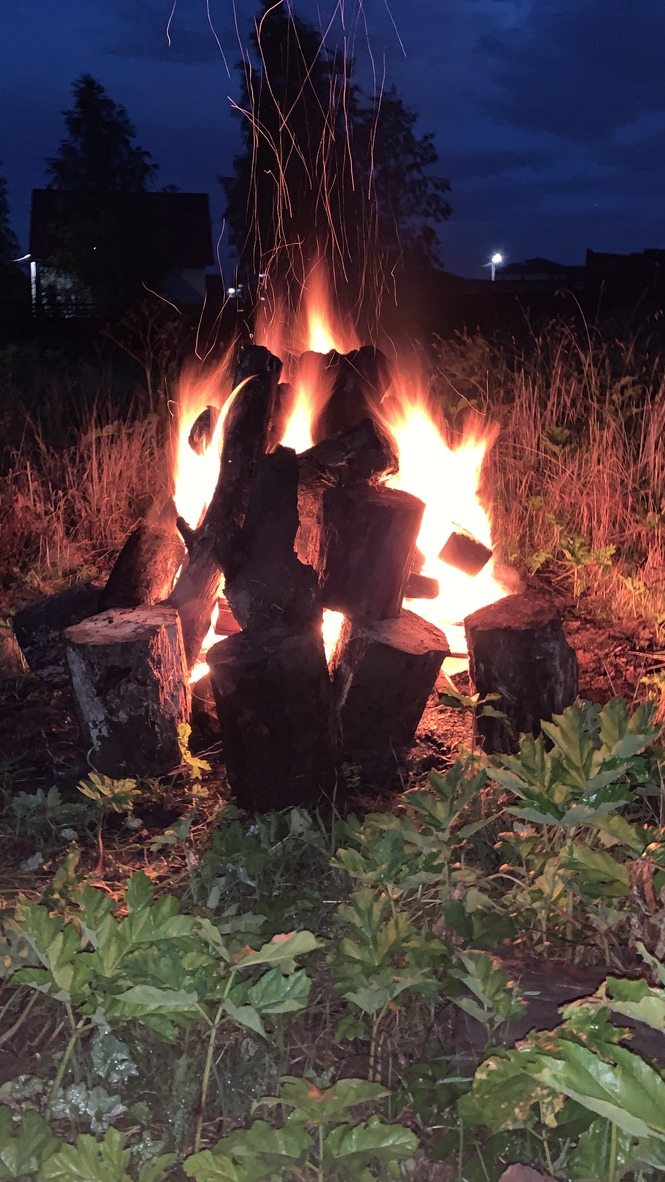
#> input picture 1_Image_Processing/flame.jpeg, 665 x 1182 px
$ jupyter execute --allow-errors Task1.ipynb   (shell and % lines are left out)
#> lines starting #> are read from the running program, lines starting #| are printed output that depends on the picture; after the words box and inside, x2 and y2 are one past the last pixel; in counts of white or black regions, pixels touching at a corner belong together; long printed decimals are rounded
### Обработка изображений

Напишите на Python реализацию как минимум одного алгоритма на выбор: любая на выбор цветовая обработка, перевод в другое цветовое пространство или фильтрация. Изображение выберите самостоятельно.

[cell 1]
import matplotlib.pyplot as plt
import numpy as np

import imageio

## Загрузка цветного изображения

[cell 2]
img = imageio.imread('flame.jpeg')
#> img is the input picture: shape (1182, 665, 3); mean R, G, B 75.4, 59.9, 62.3
img = img.astype(np.float32) / 255.
print(img.shape)
#| (1182, 665, 3)

[cell 3]
# Оригинальное изображение
plt.figure(figsize=(8, 8))
plt.imshow(img)

#### Про цветовые пространства

https://habr.com/ru/post/181580/

https://en.wikipedia.org/wiki/CIELAB_color_space

Обзор методов сегментации изображений в библиотеке scikit-image https://habr.com/ru/post/441006/

[cell 4]
from skimage.color import  rgb2lab, rgb2xyz , rgb2hed

[cell 5]
# Просмотр данных в RGB массиве
print(img[:3,:3])
#| [[[0.09412 0.1882  0.4392 ]
#|   [0.09804 0.1922 0.4431]
#|   [0.102 0.1961 0.4471]]
#|  [[0.09804 0.1922 0.4431]
#|   [0.09804 0.1922 0.4431]
#|   [0.09412 0.1882  0.4392 ]]
#|  [[0.102 0.1961 0.4471]
#|   [0.09804 0.1922 0.4431]
#|   [0.0902 0.1843 0.4353]]]
print(img[:3,:3].astype(np.float32) * 255)
#| [[[ 24.  48. 112.]
#|   [ 25.  49. 113.]
#|   [ 26.  50. 114.]]
#|  [[ 25.  49. 113.]
#|   [ 25.  49. 113.]
#|   [ 24.  48. 112.]]
#|  [[ 26.  50. 114.]
#|   [ 25.  49. 113.]
#|   [ 23.  47. 111.]]]
plt.imshow(img[980:990,110:120,:3])

[cell 6]
# XYZ - пространство с утроенными значениями
img_xyz = rgb2xyz(img)
#> img_xyz: shape (1182, 665, 3) float32; mean of channels 0, 1, 2 0.0957, 0.0912, 0.0845


plt.figure(figsize=(8, 8))
plt.imshow(img_xyz*3)
plt.title(label  = 'xyz')
plt.show()

[cell 7]
#  LAB - пространство

# Параметры
illuminants = ('A', 'D50', 'D55', 'D65', 'D75', 'E')
observers = ('2', '10')


from matplotlib.colors import LinearSegmentedColormap

# Create an artificial color close to the original one
cmap_hema = LinearSegmentedColormap.from_list('mycmap', ['white', 'navy'])
cmap_dab = LinearSegmentedColormap.from_list('mycmap', ['white',
                                             'saddlebrown'])
cmap_eosin = LinearSegmentedColormap.from_list('mycmap', ['darkviolet',
                                               'white'])
ihc_hed = rgb2hed(img)
#> ihc_hed: shape (1182, 665, 3) float64; mean of channels 0, 1, 2 0.129, 0.00514, 0.108

cols = len(illuminants)
rows = len(observers)


fig, axes = plt.subplots(rows, cols, figsize=(7, 6), sharex=True, sharey=True)
ax = axes.ravel()

for i in range(cols):
    for j in range(rows):
        title =  observers[j] + ' ' +illuminants[i]
        img_lab = rgb2lab(img, illuminant=illuminants[i], observer=observers[j])

        ax[i].imshow(img_lab)
        ax[i].set_title(title)

for a in ax.ravel():
    a.axis('off')

fig.tight_layout()
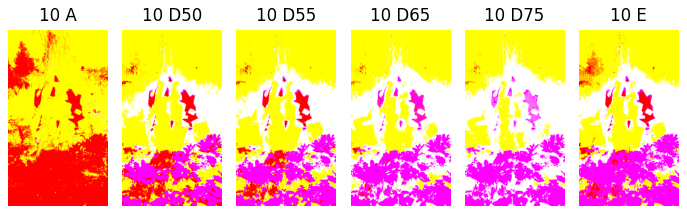
#> figure drawn by matplotlib, 6 panels

[cell 8]
img_lab[:3,:3]

[cell 9]
#  HED - пространство

# colors separation
# https://scikit-image.org/docs/dev/auto_examples/color_exposure/plot_ihc_color_separation.html#sphx-glr-auto-examples-color-exposure-plot-ihc-color-separation-py


from matplotlib.colors import LinearSegmentedColormap

# Create an artificial color close to the original one
cmap_hema = LinearSegmentedColormap.from_list('mycmap', ['white', 'navy'])
cmap_dab = LinearSegmentedColormap.from_list('mycmap', ['white',
                                             'saddlebrown'])
cmap_eosin = LinearSegmentedColormap.from_list('mycmap', ['darkviolet',
                                               'white'])
ihc_hed = rgb2hed(img)

fig, axes = plt.subplots(2, 2, figsize=(7, 6), sharex=True, sharey=True)
ax = axes.ravel()

#> (the rest of this cell did not finish here and is left out)

[cell 10]
plt.figure(figsize=(8, 8))
plt.imshow(img_lab)
# plt.imshow((img_lab).astype(np.float32))
# plt.imshow(img_lab,vmin=0,vmax=255)

### Ниже - примеры из лекции

## Линейное увеличение яркости
Возможен выход за пределы допустимого диапазона

[cell 11]
plt.figure(figsize=(8, 8))
plt.imshow(img*2)

## Нелинейное уменьшение яркости

## Нелинейное увеличение яркости

[cell 12]
plt.figure(figsize=(8, 8))
plt.imshow(img**0.5) # извлечение квадратного корня
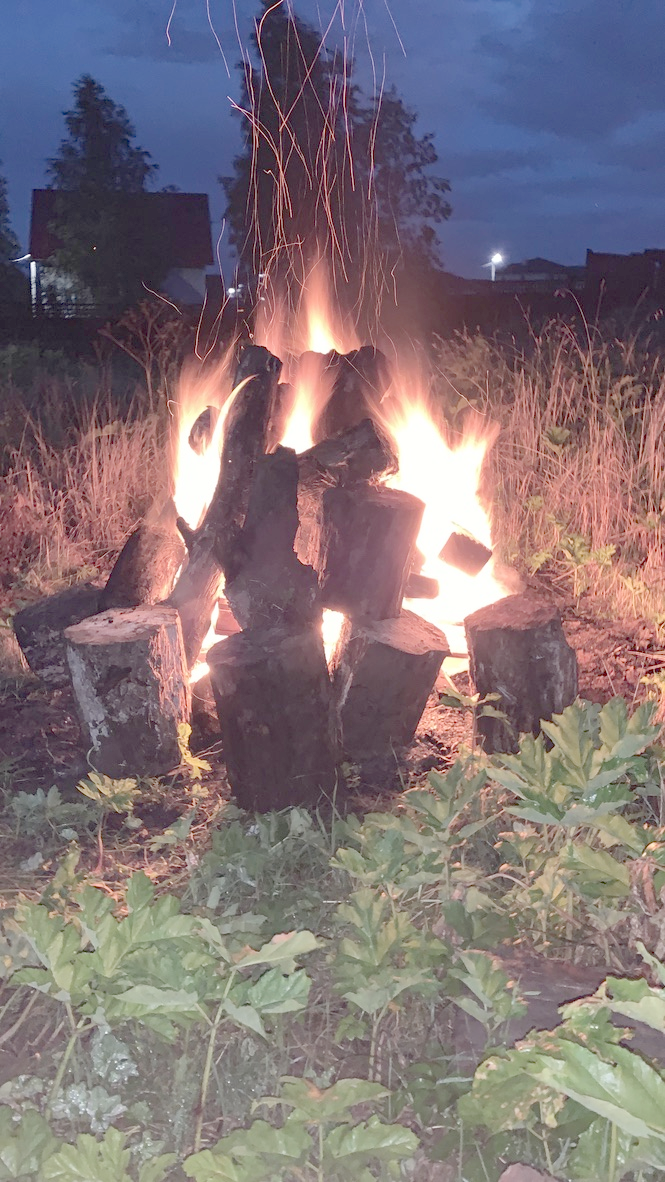
#> shown: shape (1182, 665, 3) float32; mean R, G, B 0.506, 0.45, 0.47

## Получение ЧБ изображения по цветному

[cell 13]
img_bw = np.mean(img, axis=2)
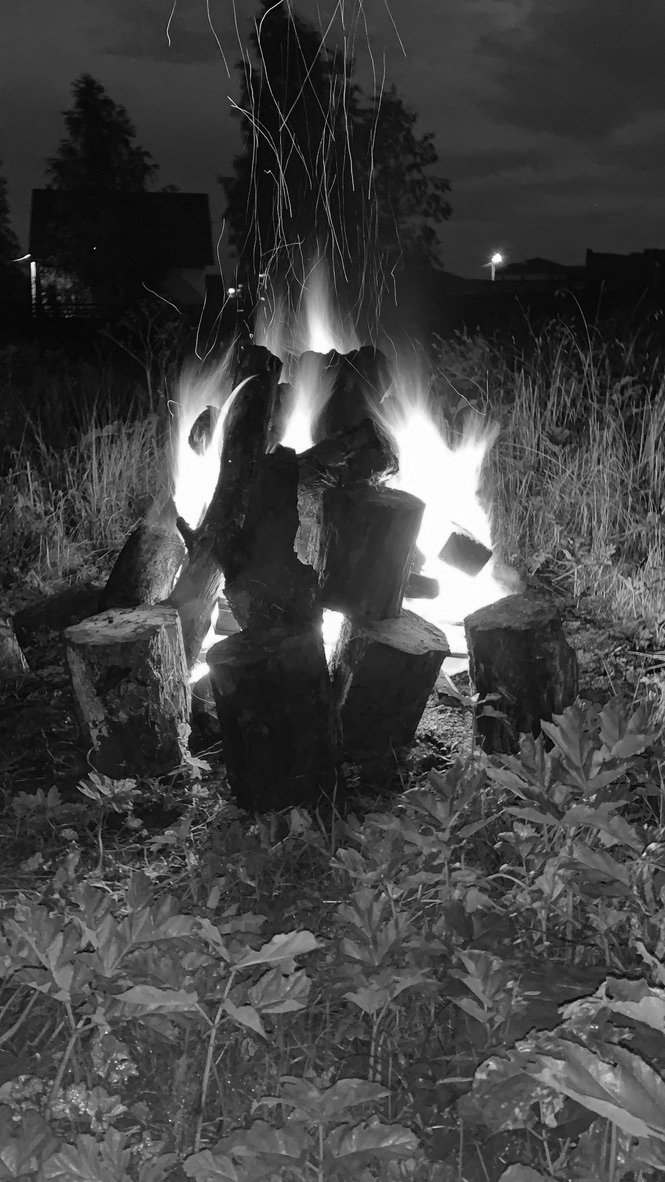
#> img_bw: shape (1182, 665) float32; min 0.00523, max 1, mean 0.258

[cell 14]
plt.figure(figsize=(8, 8))
plt.imshow(img_bw, cmap='gray')

## Цветовое пространство HSV

[cell 15]
from skimage.color import rgb2hsv, hsv2rgb

[cell 16]
img_hsv = rgb2hsv(img)
#> img_hsv: shape (1182, 665, 3) float32; mean of channels 0, 1, 2 0.478, 0.43, 0.34

[cell 17]
plt.figure(figsize=(8, 8))
plt.imshow(img_hsv)

## Линейное уменьшение насыщенности

[cell 18]
img_hsv_new = np.copy(img_hsv)
img_hsv_new[:, :, 1] /= 2
#> img_hsv_new: shape (1182, 665, 3) float32; mean of channels 0, 1, 2 0.478, 0.215, 0.34
img_new = hsv2rgb(img_hsv_new)

[cell 19]
plt.figure(figsize=(8, 8))
plt.imshow(img_new)

## Линейное увеличение насыщенности
Возможен выход за пределы допустимого диапазона

[cell 20]
img_hsv_new = np.copy(img_hsv)
img_hsv_new[:, :, 1] *= 2
#> img_hsv_new: shape (1182, 665, 3) float32; mean of channels 0, 1, 2 0.478, 0.86, 0.34
img_new = hsv2rgb(img_hsv_new)
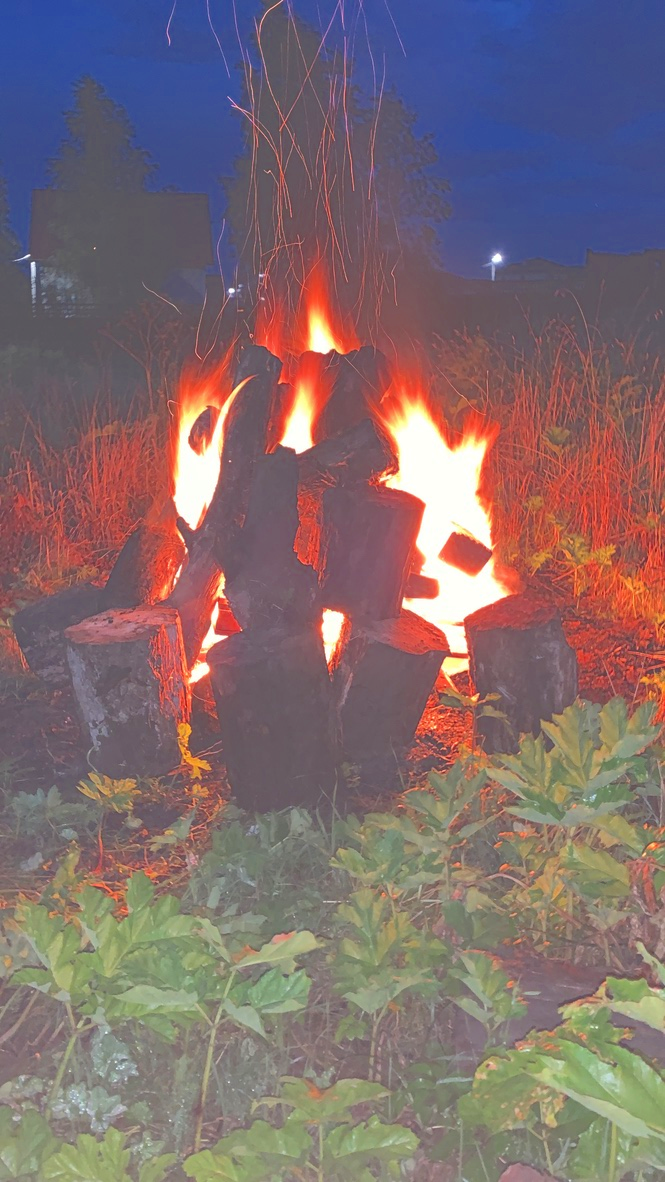
#> img_new: shape (1182, 665, 3) float32; mean R, G, B 0.252, 0.13, 0.149; drawn with min black and max white

[cell 21]
plt.figure(figsize=(8, 8))
plt.imshow(img_new)
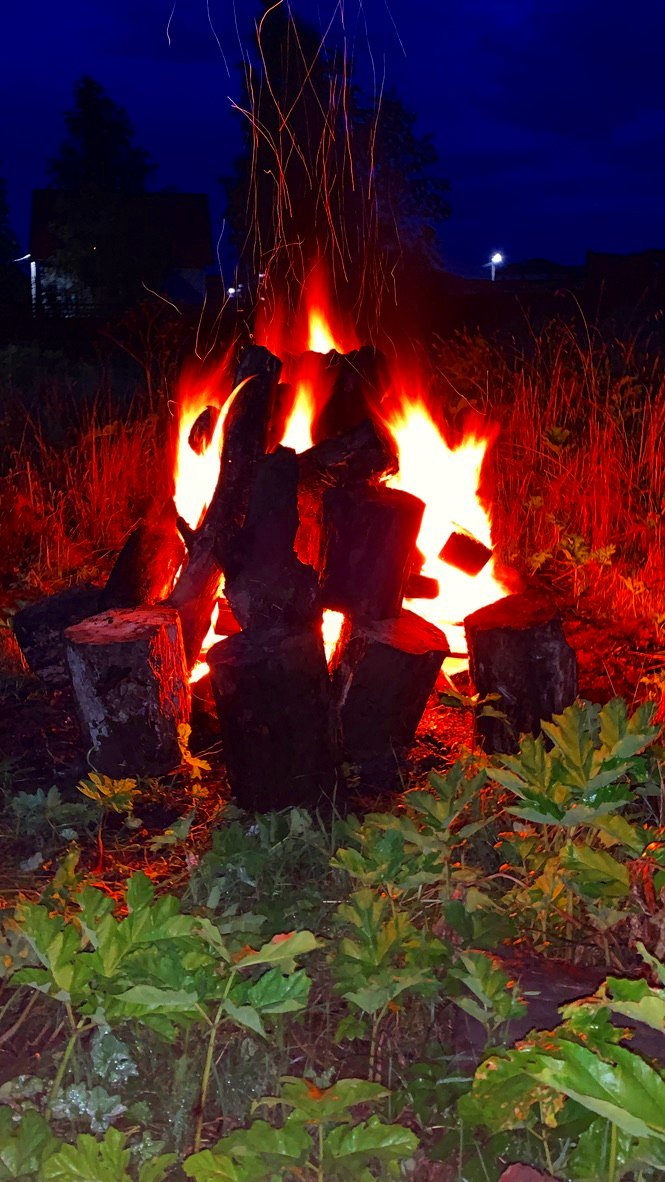
#> shown: shape (1182, 665, 3) float32; mean R, G, B 0.274, 0.145, 0.163

## Изменение тона

[cell 22]
img_hsv_new = np.copy(img_hsv)
img_hsv_new[:, :, 0] /= 2
#> img_hsv_new: shape (1182, 665, 3) float32; mean of channels 0, 1, 2 0.239, 0.43, 0.34
img_new = hsv2rgb(img_hsv_new)

[cell 23]
plt.figure(figsize=(8, 8))
plt.imshow(img_new)

## Бинаризация по порогу

[cell 24]
img = imageio.imread('flame.jpeg')
img = img.astype(np.float32) / 255.

[cell 25]
plt.figure(figsize=(8, 8))
plt.imshow(img)

[cell 26]
threshold = 0.45 # порог бинаризации
img_bw = np.mean(img, axis=2)
img_bin = (img_bw > threshold).astype(np.uint8)
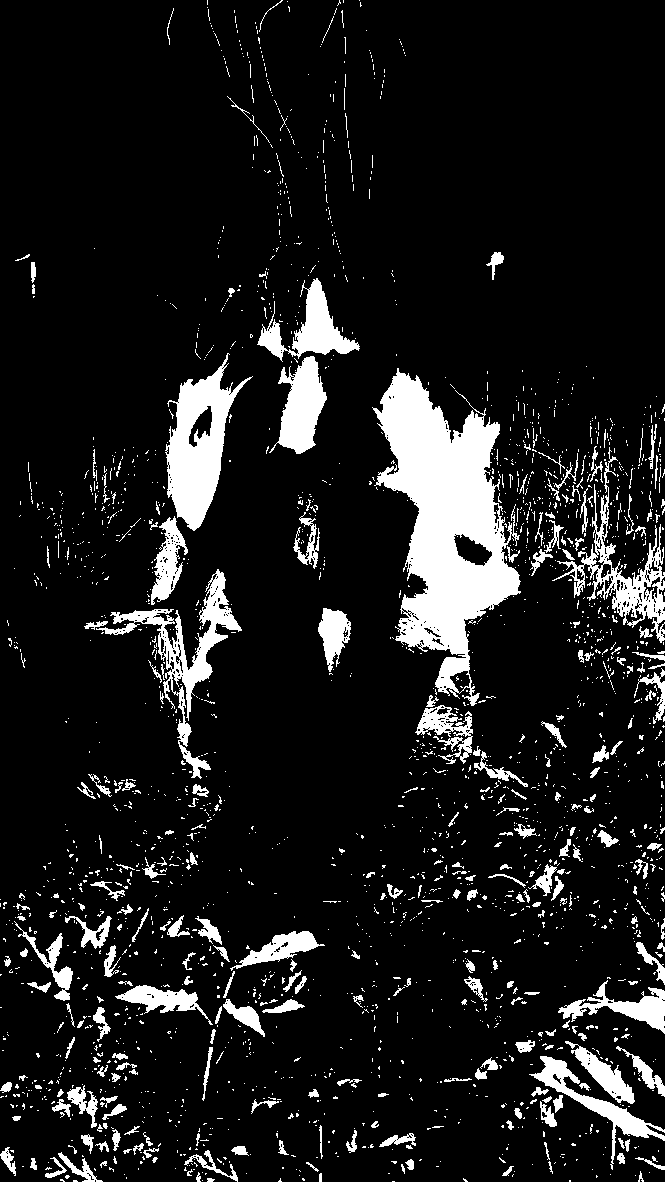
#> img_bin: shape (1182, 665); values 0 (black) and 1 (white), 10.9% white; 2384 white regions (2102 under 20 px), largest, box (x1, y1, x2, y2) and area: (372, 368, 521, 706) 23408, (165, 353, 253, 531) 6663, (96, 569, 242, 779) 4833

[cell 27]
img_bin[:5, :5]
#> Out = [[0, 0, 0, 0, 0], [0, 0, 0, 0, 0], [0, 0, 0, 0, 0], [0, 0, 0, 0, 0], [0, 0, 0, 0, 0]]

[cell 28]
plt.figure(figsize=(8, 8))
plt.imshow(img_bin*255, cmap='gray')
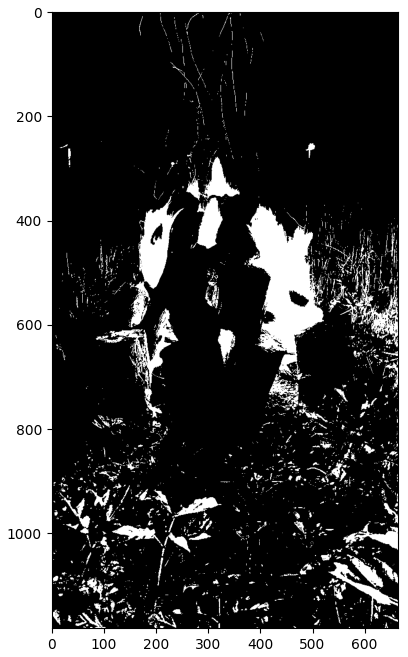
#> figure drawn by matplotlib, 1 panel
